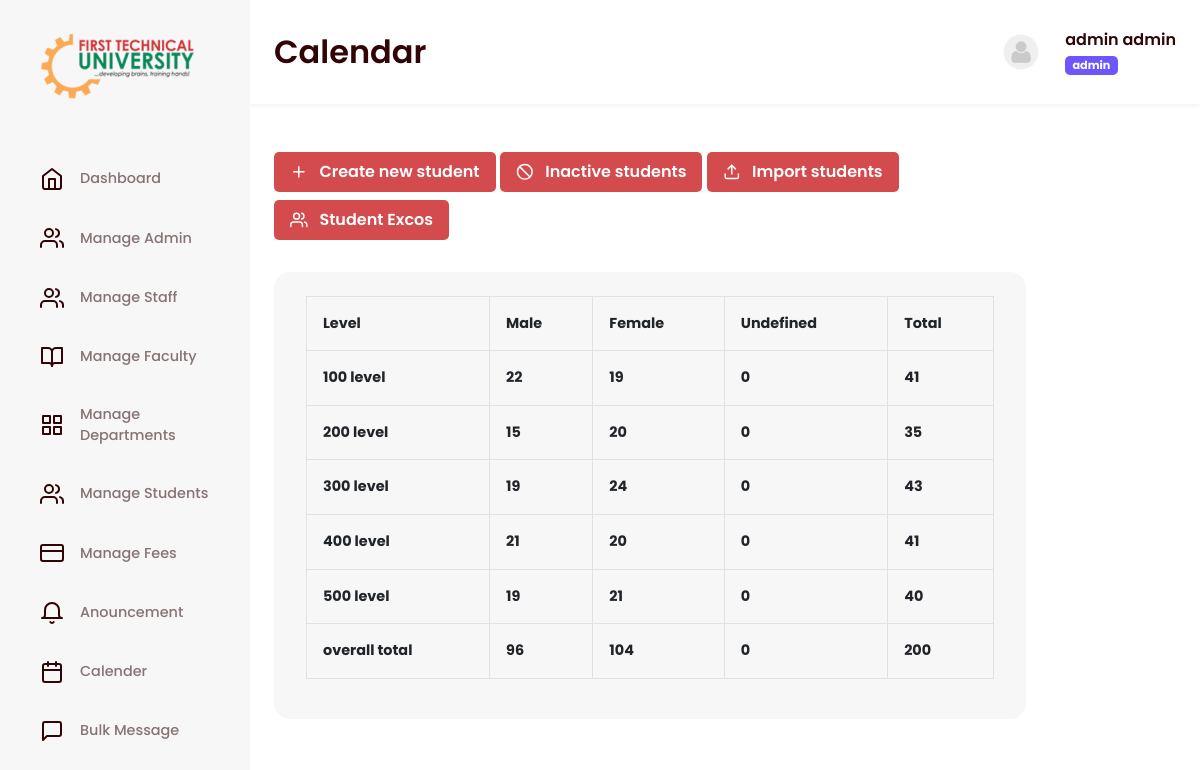
Page /admin/student_records.php (signed in) on the committed database.
### tables this page shows
CREATE TABLE `level` (
  `sn` int(11) NOT NULL,
  `level` varchar(20) NOT NULL,
  `coordinator` varchar(20) NOT NULL,
  `status` int(11) NOT NULL
);

### admin/header.php (called while the page is built, shortened)
<?php include("../conn.php") ?>
<?php session_start();
$users = $_SESSION['users'];
$s1 = mysqli_query($con, "SELECT * FROM admin where username = '$users'");
$sh1 = mysqli_fetch_array($s1);
$name1 = $sh1['fname'] . " " . $sh1['lname'];
$img = $sh1['picture'];
if ($img == "") {
    $img2 = "passport/default.png";
} else {
    $img2 = $img;
}
$role = "admin";
?>
<?php include("../extras/header.php") ?>

### admin/student_records.php (the view, shortened to what this page needs)
<?php
$title = "Calendar";
include("header.php");
?>
<div class="viewbox-content">
	<div class="content">
		<div class="col-sm-10 mb-5">
			<div class="content">
				<div class="report">
					<div class="panel-body">
					<a href="cstudent.php" class="btn btn-pink mb-2">
                            <span class="icon">
                                <i data-feather="plus"></i>
                            </span>
                            Create new student
                        </a>
                        <a href="inactive_students.php" class="btn btn-pink mb-2">
                            <span class="icon">
                                <i data-feather="slash"></i>
                            </span>
                            Inactive students
                        </a>
                        <a class="btn btn-pink mb-2" href="imports.php">
                            <span class="icon">
                                <i data-feather="upload"></i>
                            </span>
                            Import students
                        </a>
                        <a class="btn btn-pink mb-2" href="student_excos.php">
                            <span class="icon">
                                <i data-feather="users"></i>
                            </span>
                            Student Excos
                        </a>
					</div>
					<div class="panel-body">
						<div class="table-responsive table-box">
							<table class="table table-bordered" id="data">
								<tr>
									<th>Level</th>
									<th>Male <i class="fa fa-male"></i></th>
									<th>Female <i class="fa fa-female"></i></th>
									<th>Undefined <i class="fa fa-ban"></i></th>
									<th>Total</th>
								</tr>
								<?php
								$class_check = mysqli_query($con, "SELECT * FROM level");
								while ($class_result = mysqli_fetch_array($class_check)) {
									$level = $class_result['level'];
									$q1 = mysqli_query($con, "SELECT * FROM students Where level  = '$level' AND gender = 'male'");
									$n1 = mysqli_num_rows($q1);
									$q2 = mysqli_query($con, "SELECT * FROM students Where level  = '$level' AND gender = 'female'");
									$n2 = mysqli_num_rows($q2);
									$q3 = mysqli_query($con, "SELECT * FROM students Where level  = '$level' AND gender = ''");
									$n3 = mysqli_num_rows($q3);
									$total1 = $n1 + $n2 + $n3;
									$n37 += $n1;
									$n38 += $n2;
									$n39 += $n3;
									$total13 = $n37 + $n38 + $n39;
									echo "<tr>
            <th>$level level</th>
            <th>$n1</th>
            <th>$n2</th>
            <th>$n3</th>
            <th>$total1</th>
          </tr>";
								}
								?>
								<tr>
									<th>overall total</th>
									<th><?php echo $n37 ?></th>
									<th>
										<?php echo $n38 ?>
									</th>
									<th><?php echo $n39 ?></th>
									<th>
										<?php echo $total13 ?>
									</th>
								</tr>
							</table>
						</div>
					</div>
				</div>
			</div>
		</div>
	</div>
</div>
<?php include("../extras/footer.php") ?>

### extras/body.php (shortened to what this page needs)
<body>
    <main id="super-box">
        <?php include("navbar.php") ?>
        <section class="viewbox">
            <div class="viewbox-nav">
                <h1>
                    <?= $title ?>
                </h1>
                <div id="droppy" class="dropdown">
                    <div class="profile-bar dropdown-toggle" type="button" id="dropdownMenuButton1"
                        data-bs-toggle="dropdown" aria-expanded="false">
                        <div class="image">
                            <img src="<?= $img2 ?>" alt="">
                        </div>
                        <div class="content">
                            <p>
                                <?= $name1 ?>
                            </p>
                            <span class="badge bg-secondary"><?= $role ?></span>
                        </div>
                    </div>
                </div>
            </div>

### assets/css/style.css (style rules this page uses)
body { font-family: 'Poppins', sans-serif !important; color: #310405 !important; }
h1 { font-weight: 600 !important; }
p { margin-bottom: 0 !important; }
.panel-body { margin-bottom: 1.5rem; }
.btn-pink { background-color: #d44b4e !important; color: #fff !important; border: none !important; padding: .5rem 1rem !important; border-radius: 5px !important; font-weight: 600 !important; transition: .3s !important; }
.btn span.icon svg { width: 1.1rem !important; height: 1.1rem !important; margin-right: .5rem !important; color: #fff; }
#super-box { display: flex; align-items: flex-start; min-height: 100vh; width: 100%; overflow-x: hidden; background-color: white; position: relative; }
.icon svg { color: #310405; transition: .3s; }
#super-box nav, #super-box section.viewbox { min-height: 100vh; transition: .3s; overflow: hidden; }
#super-box .viewbox { width: calc(100% - 250px); margin-left: 250px; }
.viewbox .viewbox-nav, .viewbox .viewbox-content { padding: .7rem 1.5rem; }
.viewbox .viewbox-nav { display: flex; align-items: center; box-shadow: 0px 2px 4px rgba(0, 0, 0, 0.05); }
.viewbox .viewbox-nav h1 { margin-right: auto; }
.viewbox .viewbox-nav .profile-bar { display: flex; align-content: center; }
.viewbox .viewbox-nav .profile-bar .content p { margin-bottom: .3rem; font-weight: 600; }
.viewbox .viewbox-nav .profile-bar .content span { font-size: .7rem !important; background: #6D55FF !important; border-radius: 5px; }
.viewbox .viewbox-nav .profile-bar .image { width: 40px; height: 100%; overflow: hidden; display: flex; align-items: center; justify-content: center; margin: auto 0; margin-right: 1.5rem; }
.viewbox .viewbox-nav .profile-bar .image img { width: 40px; height: 40px; border-radius: 50%; display: block; margin: 0 auto; }
#droppy .profile-bar::after { opacity: 0; display: none; }
.viewbox .viewbox-content { padding-top: 3rem; max-width: 1400px; }
.table-box { padding: 24px 32px; gap: 16px; background: #F7F7F7; border-radius: 16px; width: 100%; overflow-x: scroll; }
.table>:not(caption)>*>* { padding: 1rem !important; font-size: .9rem; }

### rows in the picture
level: level "100", n1 "22", n2 "19", n3 "0", total1 "41"
level: level "200", n1 "15", n2 "20", n3 "0", total1 "35"
level: level "300", n1 "19", n2 "24", n3 "0", total1 "43"
level: level "400", n1 "21", n2 "20", n3 "0", total1 "41"
level: level "500", n1 "19", n2 "21", n3 "0", total1 "40"

### other values in the picture
$item['name'] "Dashboard"
$item['name'] "Manage Admin"
$item['name'] "Manage Staff"
$item['name'] "Manage Faculty"
$item['name'] "Manage Departments"
$item['name'] "Manage Students"
$item['name'] "Manage Fees"
$item['name'] "Anouncement"
$item['name'] "Calender"
$item['name'] "Bulk Message"
$title "Calendar"
$name1 "admin admin"
$role "admin"
$n37 "96"
$n38 "104"
